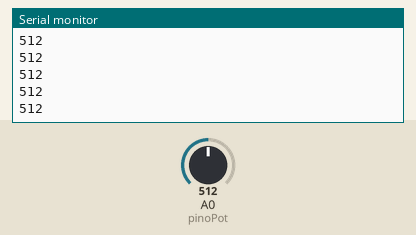
Recording of a sketch running on a simulated Arduino Uno, built with avr-gcc and run on an emulated ATmega328P. Parts: the last lines printed to the serial monitor. Inputs (shaded band) come from the test bench; at power-on: A0 (pinoPot) = 512.

Above: at 1.2 s.
1.3 s: A0 (pinoPot) set to 716
At 2.4 s:
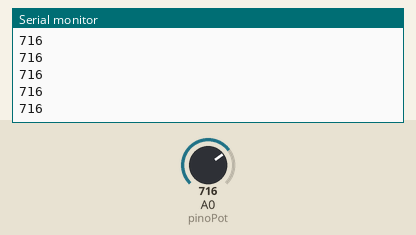
2.8 s: A0 (pinoPot) set to 900
At 3.9 s:
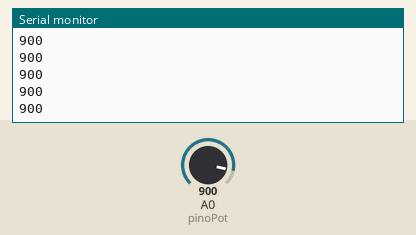
Timing chart, 0 to 5.8 s (numbered marks = the images above; inputs shaded):
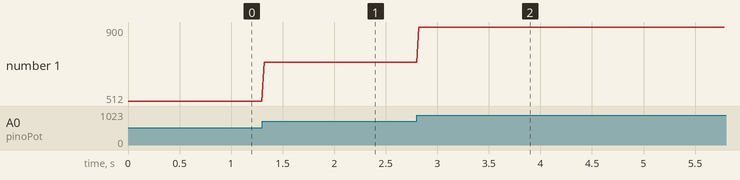

The sketch:

lerSensor_04.ino
```cpp
int pinoPot = A0; // qual a diferença do pino analógico para o digital?

void setup()
{
  Serial.begin(9600);
  pinMode(pinoPot, INPUT); // pinos analógicos são definidos como INPUT automaticamente
}                          // então essa linha é redundante


void loop()
{
  int valorSensor = analogRead(pinoPot);
  Serial.println(valorSensor);

//  float valorSensor_volts = valorSensor * (5.0 / 1024.0);
//  Serial.println(valorSensor_volts);

  delay(20);
}
```

Measured:
- after the input at 1.3 s, the serial monitor: prints a new line at once (image 1)
- after the input at 2.8 s, the serial monitor: prints a new line at once (image 2)
- plotted number 1: 512 → 716 after the input at 1.3 s, 716 → 900 after the input at 2.8 s
